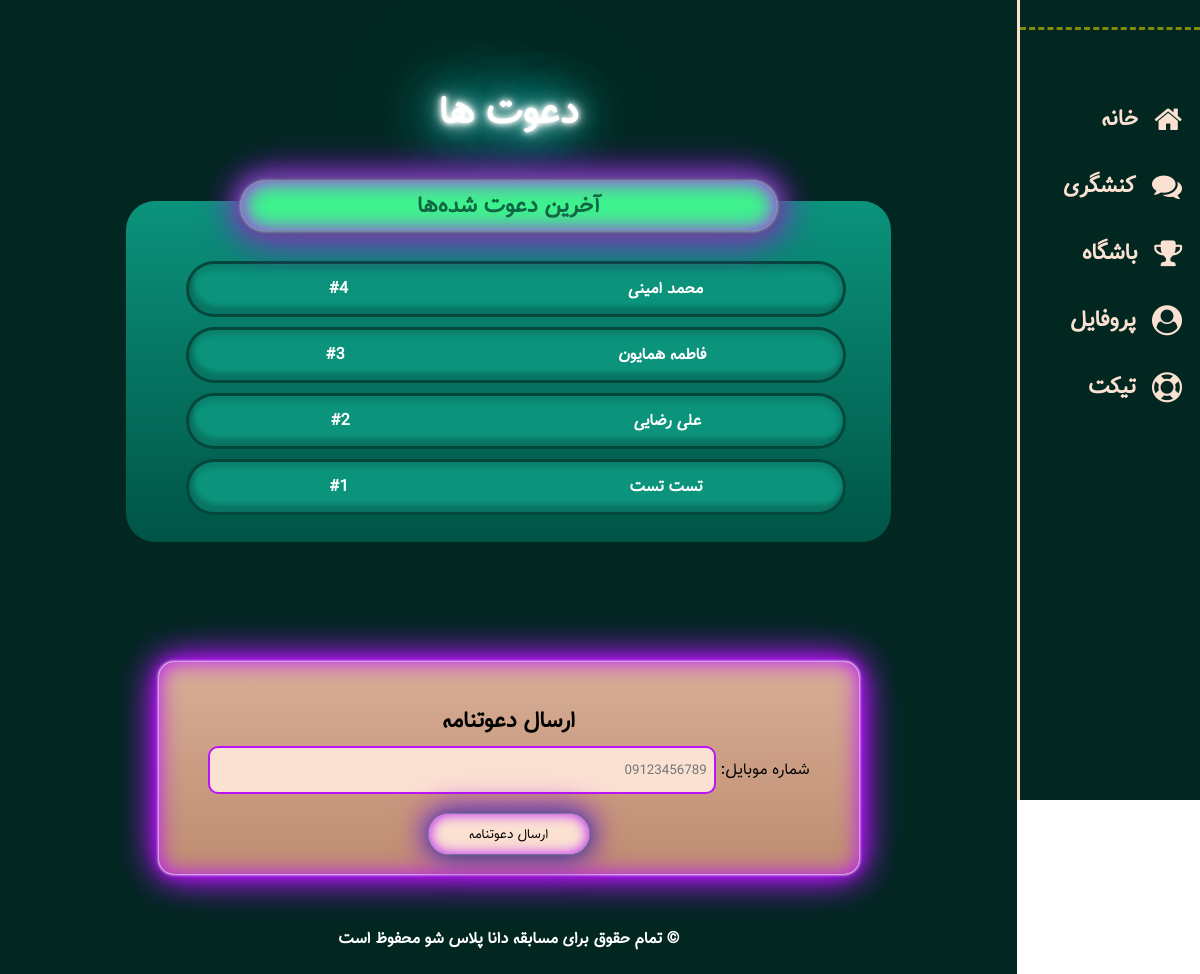
Screenshot of /invites (signed in) with the database file from the repository.
### models/invite.py (models this page shows)
class Invite(db.Model):
    __tablename__ = "invites"
    id = Column(Integer, primary_key=True)
    inviter_id = Column(Integer, ForeignKey('users.id') ,nullable=False, index=True)
    invitee_id = Column(Integer, nullable=False, index=True)
    invitee = Column(String, nullable=False, index=True)
    my_inverter = db.relationship("User", backref=backref("invites" , lazy="dynamic"))

### blueprints/user.py (the view)
@app.route('/invites',  strict_slashes=False)
@login_required
def invites():
    invitees = current_user.invites.order_by(Invite.id.desc()).limit(10).all()
    inv = current_user.invites.all()
    return render_template("user/invites.html", invitees=invitees, inv=inv)

### app.py (called while the page is built)
@login_manager.user_loader
def load_user(user_id):
    return User.query.filter(User.id==user_id).first()

### functions/methods.py (called while the page is built)
def invites_index(invite, invites_list):
    return invites_list.index(invite)+1

### templates/user/invites.html (shortened to what this page needs)
{% extends "Base.html" %}
{% block head %}
    <link rel="stylesheet" href="https://cdnjs.cloudflare.com/ajax/libs/font-awesome/4.7.0/css/font-awesome.min.css">
    <link rel="stylesheet" href="{{ url_for('static', filename='styles/user/invites.css') }}">
    {% endblock %}
    {% block body %}
    <div id="continer">
        <div id="side-wrp">
            <div id="logo-wrp">
            </div>
            <a href="{{ url_for('user.home') }}" class="icon-wrp">
                <i class="fa fa-home icon"></i>
                <h2>خانه </h2>
            </a>
            <a href="{{ url_for('user.activism') }}" class="icon-wrp">
                <i class="fa fa-comments icon"></i>
                <h2>کنشگری </h2>
            </a>
            <a href="{{ url_for('user.club') }}" class="icon-wrp">
                <i class="fa fa-trophy icon"></i>
                <h2>باشگاه </h2>
            </a>
            <a href="{{ url_for('user.profile') }}" class="icon-wrp">
                <i class="fa fa-user-circle icon"></i>
                <h2>پروفایل </h2>
            </a>
            <a href="{{ url_for('user.ticket') }}" class="icon-wrp">
                <i class="fa fa-life-saver icon"></i>
                <h2>تیکت </h2>
            </a>
        </div>
        <div id="content-wrp">
            <div id="heading">
                <h1>دعوت ها</h1>
            </div>
            <div id="main">
                <div class="table-co" id="invite-table-co">
                    <div class="table" id="invite-table">
                        <div class="title-table">
                            <h2 class="the-title">آخرین دعوت شده‌ها</h2>
                        </div>
                        <div class="name">
                            {%for i in invitees%}
                            <div class="person p{{loop.index}} neonText {{'me' if i==current_user}}">
                                <h4>{{i.invitee}}</h4>
                                <h4>#{{invites_index(i,inv)}}</h4>
                            </div>
                            {% endfor %}
                        </div>
                    </div>
                </div>
                <div class="form-co">
                    <h2 class="sub-title">ارسال دعوتنامه</h2>
                    <label for="phone">شماره موبایل:</label>
                    <input type="text" id="phone" placeholder="09123456789">
                    <br>
                    <button onclick="sendSMS()">ارسال دعوتنامه</button>
                </div>
            </div>
            <div id="footer">
                <h4 id="copyRight">© تمام حقوق برای مسابقه دانا پلاس شو محفوظ است</h4>
            </div>
        </div>
    </div>
{% endblock %}

### static/styles/user/invites.css (style rules this page uses)
a:-webkit-any-link { color: none; cursor: pointer; text-decoration: none; }
body * { font-family: Tanha; }
body { font-family: Arial; padding: 0px; margin: 0px; }
h1 { margin-top: 8%; color: #fff; text-shadow: 0 0 5px #fff, 0 0 10px #fff, 0 0 20px #fff, 0 0 40px #0ff, 0 0 80px #0ff, 0 0 90px #0ff, 0 0 100px #0ff, 0 0 150px #0ff; animation: login 2s infinite alternate; }
#heading { display: flex; justify-content: center; }
.name { width: 90%; height: 100%; }
#copyRight { color: white }
.icon-wrp { display: flex; justify-content: start; align-items: center; }
.icon { font-size:48px; color:#fbe1d2; margin-left: 10%; }
.icon-wrp>h2 { color:#fbe1d2; }
h2 { margin: 0; }
#side-wrp { display: flex; }
#logo-wrp { border-bottom: 3px dashed #d7d00297; width: 100%; }
#footer { display: flex; justify-content: center; align-items: center; }
#main { display: flex; justify-content: center; align-items: center; flex-direction: column; }
#content-wrp { min-height: calc( 100vh - 88px ); }
.table-co { width: 80%; max-width: 900px; }
.table { padding-bottom: 20px; display: flex; align-items: center; flex-direction: column; width: 100%; border-radius: 29px; background-image: linear-gradient(#0b937c,#005446); transition: 0.5s; }
.title-table { color: #116644; display: flex; justify-content: center; align-items: center; position: relative; top: -20px; border-radius: 15px; width: 70%; height: 50px; border-radius: 42px; border-radius: 42px; background: #3df58d; box-shadow: 1px 1px 25px #186238, -1px -1px 25px #62ffe235, 0 0 .2rem #fff, 0 0 .2rem #fff, 0 0 2rem #bc13fe, 0 0 0.8rem #bc13fe, 0 0 2.8rem #bc13fe, inset 0 0 1.3rem #bc13fe; transition: 0.3s; }
.person { background-color: #0b937c; display: flex; justify-content: space-around; align-items: center; display: flex; justify-content: space-around; align-items: center; margin: 1%; margin-top: 10px; width: 95%; height: 50px; background-color: #0b937c; border: 3px #012d25bc solid; color: white; text-align: center; text-decoration: none; font-size: 16px; cursor: pointer; border-radius: 50px; box-shadow: inset 4px -8px 4px 0px rgb(4 4 4 / 19%), inset -1px 3px 5px 3px rgb(0 0 0 / 12%); transition: background-color 0.3s, transform 0.3s; }
.form-co { background-color: #fbe1d2; text-align: center; width: 80%; padding: 40px 0px; border-radius: 15px; box-shadow: 0 0 .2rem #fff, 0 0 .2rem #fff, 0 0 2rem #bc13fe, 0 0 0.8rem #bc13fe, 0 0 2.8rem #bc13fe, inset 0 0 1.3rem #bc13fe; max-width: 700px; background-image: linear-gradient(#d7ae97,#be8c6f); margin-top: 15vh; }
input { border-radius: 10px; border: none; width: 70%; height: 40px; outline-color: #bc13fe; background-color: #fbe1d2; border: 2px solid #bc13fe; padding: 2px 7px; color: #186238; }
button { height: 40px; width: 60%; border-radius: 35px; max-width: 160px; border: none; background-color: #fbe1d2; box-shadow: 1px 1px 25px #186238, -1px -1px 25px #62ffe235, 0 0 .1rem #fff, 0 0 .1rem #fff, 0 0 1.5rem #bc13fe, 0 0 0.3rem #bc13fe, 0 0 2.3rem #bc13fe, inset 0 0 .8rem #bc13fe; cursor: pointer; position: relative; top: 20px; }
.sub-title { margin-bottom: 7px; }
@media only screen and (min-width: 1025px) { #continer { display: flex; width: 100%; height: auto; } }
@media only screen and (min-width: 1025px) { #content-wrp { width: 85%; background-color: #012720; justify-content: center; align-items: center; } }
@media only screen and (min-width: 1025px) { #side-wrp { flex-direction: column; position: sticky; top: 0; width: 15%; background-color: #012720; border-left: 3px solid #fbe1d2; height: 100vh; } }
@media only screen and (min-width: 1025px) { #main { margin: 3%; } }
@media only screen and (min-width: 1025px) { h1 { font-size: 2.7em; } }
@media only screen and (min-width: 1025px) { .icon-wrp { margin-top: 30px; margin-right: 10%; } }
@media only screen and (min-width: 1025px) { #logo-wrp { margin-bottom: 40px; } }
@media only screen and (min-width: 1024px) and (max-width: 1400px) { .icon { font-size: 30px; } }
@media only screen and (min-width: 1024px) and (max-width: 1400px) { h2 { font-size: 1.4em; } }
@media only screen and (min-width: 1024px) and (max-width: 1400px) { h1 { font-size: 2.4em; } }

### rows the page displays
Invite: invitee "محمد امینی", id "4"
Invite: invitee "فاطمه همایون", id "3"
Invite: invitee "علی رضایی", id "2"
Invite: invitee "تست تست", invites_index "1"
